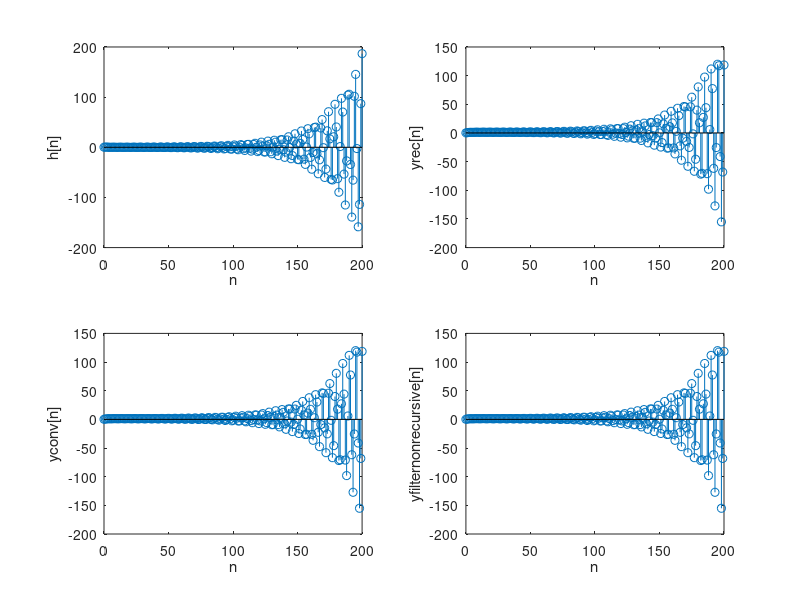

This chart was generated by the following MATLAB code: (Note: this script raises an error after producing the figure.)
% ch02/tutorial_problem_17.m

pkg load signal;

% y[n] = 1.15y[n - 1] - 1.5y[n - 2] + 0.7y[n - 3] -
% - 0.25y[n - 4] + 0.18x[n] + 0.1x[n - 1] + 0.3x[n - 2] +
% + 0.1x[n - 3] + 0.18x[n - 4]

b = [0.18 0.1 0.3 0.1 0.18];

a = [1 -1.15 1.5 -0.7 0.25 -0.18];

n = (0:200);

for hlen = [length(n) length(n) / 2]
  h = impz(b, a, hlen);

  y_recursive = filter(b, a, (n >= 0));

  y_conv = conv(h, (n >= 0))(n + 1);

  y_filter_nonrecursive = filter(h, 1, (n >= 0));

  printf("Error y_recursive vs y_conv %d\n", ...
      sumsq(y_recursive - y_conv));
  printf("Error y_recursive vs y_filter_nonrecursive %d\n", ...
      sumsq(y_recursive - y_filter_nonrecursive));

  figure();

  subplot(221); stem(0 : length(h) - 1, h); xlabel('n'); ylabel('h[n]');
  subplot(222); stem(n, y_recursive); xlabel('n');
  ylabel('yrec[n]');
  subplot(223); stem(n, y_conv); xlabel('n'); ylabel('yconv[n]');
  subplot(224); stem(n, y_filter_nonrecursive); xlabel('n');
  ylabel('yfilternonrecursive[n]');
end
